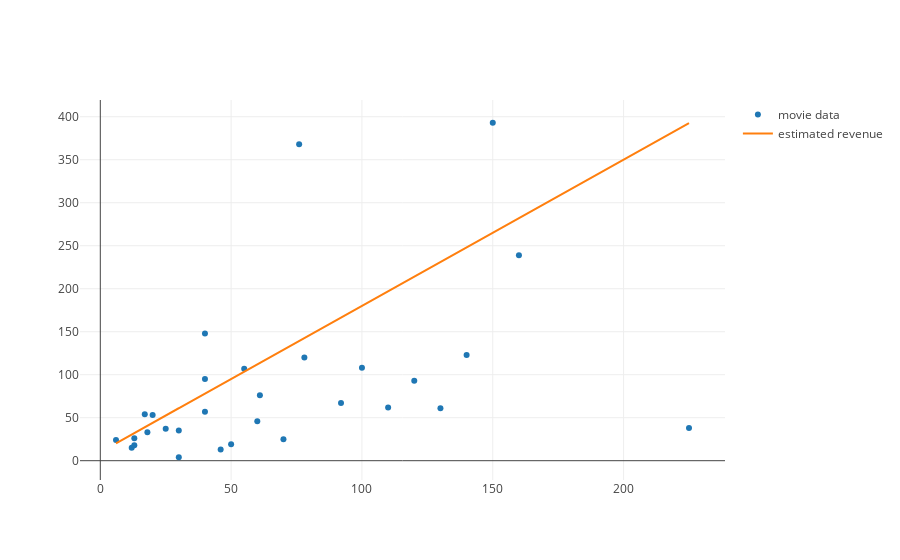

Notebook code cell kept with this figure:
### Markdown cell above
Let's plot the data as well as the regression line to get a sense of what we are looking at.

### Code cell
from plotly.offline import iplot, init_notebook_mode
init_notebook_mode(connected=True)
from graph import trace_values, m_b_trace, plot

if x_values and y_values:
    movies_trace = trace_values(x_values, y_values, text=titles, name='movie data')
    regression_trace = m_b_trace(1.7, 10, x_values, name='estimated revenue')
    regression_trace.update({'mode':'lines'})
    plot([movies_trace, regression_trace])

### Figure 1 — Plotly figure (JSON) as saved in the notebook; plotly's stock layout.template omitted (floating-point values rounded to 4 significant figures)
{"data": [{"mode": "markers", "name": "movie data", "text": ["21 &amp; Over", "Dredd 3D", "12 Years a Slave", "2 Guns", "42", "47 Ronin", "A Good Day to Die Hard", "About Time", "Admission", "After Earth", "American Hustle", "August: Osage County", "Beautiful Creatures", "Blue Jasmine", "Captain Phillips", "Carrie", "Cloudy with a Chance of Meatballs 2", "Despicable Me 2", "Don Jon", "Elysium", "Ender&#39;s Game", "Epic", "Escape from Planet Earth", "Escape Plan", "Evil Dead", "Fast and Furious 6", "Frozen", "G.I. Joe: Retaliation", "Gangster Squad", "Gloria"], "type": "scatter", "uid": "c3fefba8-bec2-11e8-b02a-0242ac11002b", "x": [13, 46, 20, 61, 40, 225, 92, 12, 13, 130, 40, 25, 50, 18, 55, 30, 78, 76, 6, 120, 110, 100, 40, 70, 17, 160, 150, 140, 60, 30], "y": [26, 13, 53, 76, 95, 38, 67, 15, 18, 61, 148, 37, 19, 33, 107, 35, 120, 368, 24, 93, 62, 108, 57, 25, 54, 239, 393, 123, 46, 4]}, {"mode": "lines", "name": "estimated revenue", "type": "scatter", "uid": "c3fefea0-bec2-11e8-b02a-0242ac11002b", "x": [13, 46, 20, 61, 40, 225, 92, 12, 13, 130, 40, 25, 50, 18, 55, 30, 78, 76, 6, 120, 110, 100, 40, 70, 17, 160, 150, 140, 60, 30], "y": [32.1, 88.2, 44, 113.7, 78, 392.5, 166.4, 30.4, 32.1, 231, 78, 52.5, 95, 40.6, 103.5, 61, 142.6, 139.2, 20.2, 214, 197, 180, 78, 129, 38.9, 282, 265, 248, 112, 61]}], "layout": {}}
